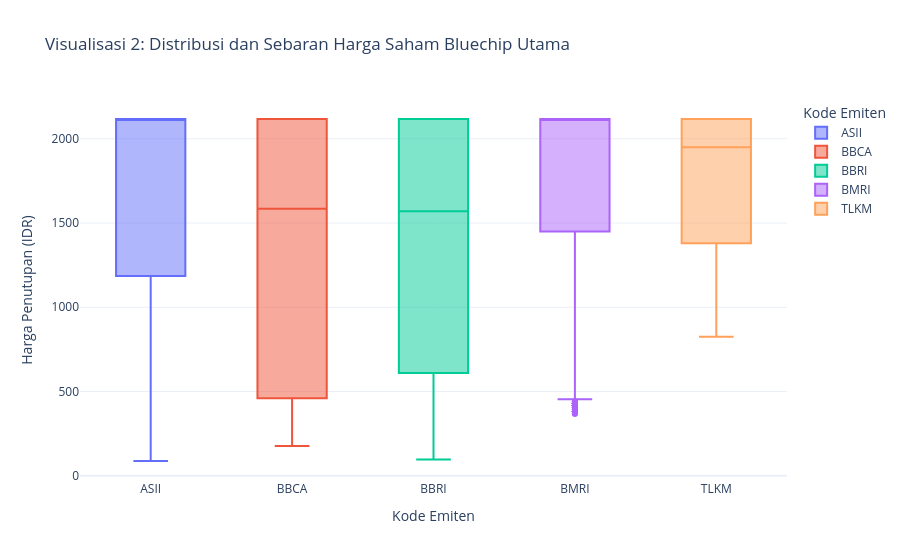

Here is the notebook cell this chart was saved with:
### Code cell
# Visualisasi 2: Distribusi dan Outlier
# fig2 = px.box(...)
# fig2.show()

# Distribusi Harga Saham Unggulan 
top_5_tickers = ["BBCA", "BBRI", "BMRI", "TLKM", "ASII"]
df_top5 = df.filter(pl.col("ticker").is_in(top_5_tickers))
fig2 = px.box(
    df_top5.to_pandas(),
    x="ticker",
    y="close",
    color="ticker",
    points="outliers",
    title="Visualisasi 2: Distribusi dan Sebaran Harga Saham Bluechip Utama",
    labels={"ticker": "Kode Emiten", "close": "Harga Penutupan (IDR)"},
    template="plotly_white"
)
fig2.show()

### Figure 1 — Plotly figure (JSON) as saved in the notebook; plotly's stock layout.template omitted (floating-point values rounded to 4 significant figures; data arrays with more than 128 entries replaced by an {"elided": "..."} marker saying what was removed)
{"data": [{"alignmentgroup": "True", "boxpoints": "outliers", "hovertemplate": "Kode Emiten=%{x}<br>Harga Penutupan (IDR)=%{y}<extra></extra>", "legendgroup": "ASII", "marker": {"color": "#636efa"}, "name": "ASII", "notched": false, "offsetgroup": "ASII", "orientation": "v", "showlegend": true, "type": "box", "x": {"elided": "5670 str values"}, "x0": " ", "xaxis": "x", "y": {"elided": "5670 float values"}, "y0": " ", "yaxis": "y"}, {"alignmentgroup": "True", "boxpoints": "outliers", "hovertemplate": "Kode Emiten=%{x}<br>Harga Penutupan (IDR)=%{y}<extra></extra>", "legendgroup": "BBCA", "marker": {"color": "#EF553B"}, "name": "BBCA", "notched": false, "offsetgroup": "BBCA", "orientation": "v", "showlegend": true, "type": "box", "x": {"elided": "5670 str values"}, "x0": " ", "xaxis": "x", "y": {"elided": "5670 float values"}, "y0": " ", "yaxis": "y"}, {"alignmentgroup": "True", "boxpoints": "outliers", "hovertemplate": "Kode Emiten=%{x}<br>Harga Penutupan (IDR)=%{y}<extra></extra>", "legendgroup": "BBRI", "marker": {"color": "#00cc96"}, "name": "BBRI", "notched": false, "offsetgroup": "BBRI", "orientation": "v", "showlegend": true, "type": "box", "x": {"elided": "5000 str values"}, "x0": " ", "xaxis": "x", "y": {"elided": "5000 float values"}, "y0": " ", "yaxis": "y"}, {"alignmentgroup": "True", "boxpoints": "outliers", "hovertemplate": "Kode Emiten=%{x}<br>Harga Penutupan (IDR)=%{y}<extra></extra>", "legendgroup": "BMRI", "marker": {"color": "#ab63fa"}, "name": "BMRI", "notched": false, "offsetgroup": "BMRI", "orientation": "v", "showlegend": true, "type": "box", "x": {"elided": "5085 str values"}, "x0": " ", "xaxis": "x", "y": {"elided": "5085 float values"}, "y0": " ", "yaxis": "y"}, {"alignmentgroup": "True", "boxpoints": "outliers", "hovertemplate": "Kode Emiten=%{x}<br>Harga Penutupan (IDR)=%{y}<extra></extra>", "legendgroup": "TLKM", "marker": {"color": "#FFA15A"}, "name": "TLKM", "notched": false, "offsetgroup": "TLKM", "orientation": "v", "showlegend": true, "type": "box", "x": {"elided": "5670 str values"}, "x0": " ", "xaxis": "x", "y": {"elided": "5670 float values"}, "y0": " ", "yaxis": "y"}], "layout": {"boxmode": "overlay", "legend": {"title": {"text": "Kode Emiten"}, "tracegroupgap": 0}, "title": {"text": "Visualisasi 2: Distribusi dan Sebaran Harga Saham Bluechip Utama"}, "xaxis": {"anchor": "y", "categoryarray": ["ASII", "BBCA", "BBRI", "BMRI", "TLKM"], "categoryorder": "array", "domain": [0, 1], "title": {"text": "Kode Emiten"}}, "yaxis": {"anchor": "x", "domain": [0, 1], "title": {"text": "Harga Penutupan (IDR)"}}}}
